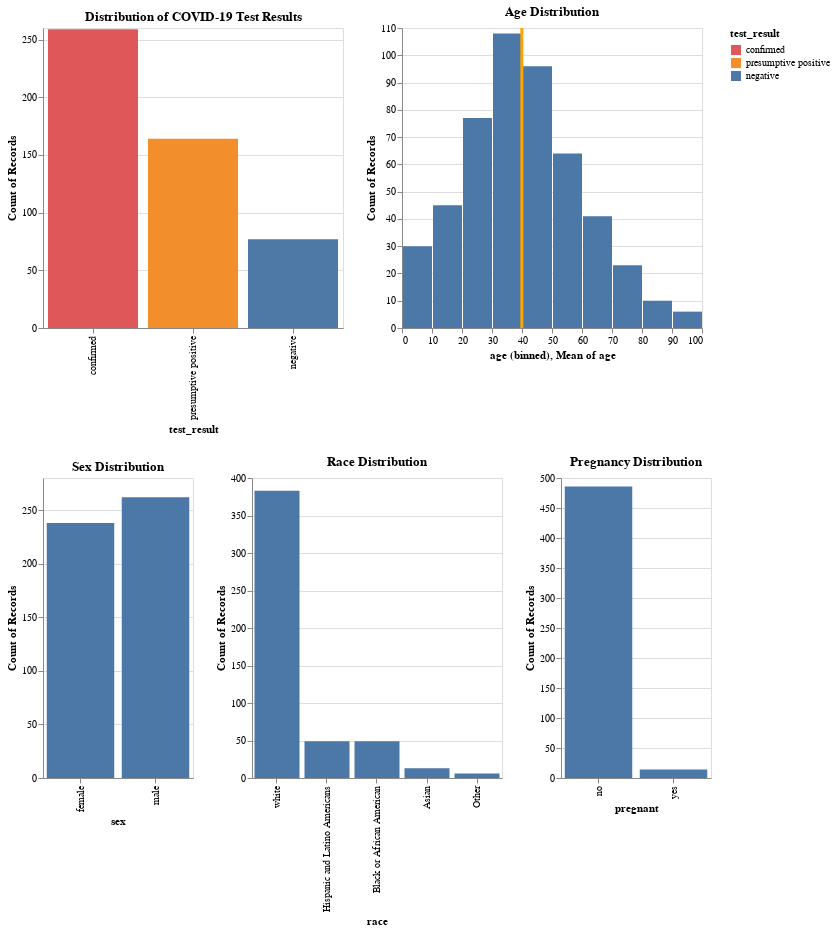

The notebook cell saved with this chart:
### Markdown cell above
### Simple Histograms & Bar Charts
These charts show simple demographic information of people. An orange vertical line in a histogram indicates the mean value.

### Code cell
scale_test_result = alt.Scale(
    domain=["confirmed", "presumptive positive", "negative"],
    range=['#E05759','#F28E2B','#4E79A7']
)

viz_test = alt.Chart(patient).mark_bar().encode(
    x=alt.X('test_result:N', sort="-y"),
    y="count()",
    color=alt.Color('test_result:N', scale=scale_test_result)
).properties(
    title="Distribution of COVID-19 Test Results",
    width=300
)

viz_age = alt.Chart(patient).mark_bar().encode(
    alt.X("age:Q", bin=True, scale=alt.Scale(domain=[0,100])),
    y='count()',
).properties(
    title="Age Distribution",
    width=300
)

rule = alt.Chart(patient).mark_rule(color='orange').encode(
    x='mean(age):Q',
    size=alt.value(3)
)

viz_sex = alt.Chart(patient).mark_bar().encode(
    x="sex:N",
    y='count()',
).properties(
    width=150,
    title="Sex Distribution"
)

viz_race = alt.Chart(patient).mark_bar().encode(
    alt.X("race:N", sort='-y'),
    y='count()',
).properties(
    height=300, 
    width=250,
    title="Race Distribution"
)

viz_pregnant = alt.Chart(patient).mark_bar().encode(
    alt.X("pregnant:N", sort='-y'),
    y='count()',
).properties(
    height=300, 
    width=150,
    title="Pregnancy Distribution"
)

# Render charts
(viz_test | viz_age + rule) & (viz_sex | viz_race | viz_pregnant)

### Figure 1 — Vega-Lite specification as saved in the notebook (floating-point values rounded to 4 significant figures; data arrays with more than 128 entries replaced by an {"elided": "..."} marker saying what was removed)
{"config": {"view": {"continuousWidth": 400, "continuousHeight": 300}}, "vconcat": [{"hconcat": [{"mark": "bar", "encoding": {"color": {"type": "nominal", "field": "test_result", "scale": {"domain": ["confirmed", "presumptive positive", "negative"], "range": ["#E05759", "#F28E2B", "#4E79A7"]}}, "x": {"type": "nominal", "field": "test_result", "sort": "-y"}, "y": {"type": "quantitative", "aggregate": "count"}}, "title": "Distribution of COVID-19 Test Results", "width": 300}, {"layer": [{"mark": "bar", "encoding": {"x": {"type": "quantitative", "bin": true, "field": "age", "scale": {"domain": [0, 100]}}, "y": {"type": "quantitative", "aggregate": "count"}}, "title": "Age Distribution", "width": 300}, {"mark": {"type": "rule", "color": "orange"}, "encoding": {"size": {"value": 3}, "x": {"type": "quantitative", "aggregate": "mean", "field": "age"}}}]}]}, {"hconcat": [{"mark": "bar", "encoding": {"x": {"type": "nominal", "field": "sex"}, "y": {"type": "quantitative", "aggregate": "count"}}, "title": "Sex Distribution", "width": 150}, {"mark": "bar", "encoding": {"x": {"type": "nominal", "field": "race", "sort": "-y"}, "y": {"type": "quantitative", "aggregate": "count"}}, "height": 300, "title": "Race Distribution", "width": 250}, {"mark": "bar", "encoding": {"x": {"type": "nominal", "field": "pregnant", "sort": "-y"}, "y": {"type": "quantitative", "aggregate": "count"}}, "height": 300, "title": "Pregnancy Distribution", "width": 150}]}], "data": {"name": "data-0117613c26066f3a22500fd0040de660"}, "$schema": "https://vega.github.io/schema/vega-lite/v4.0.2.json", "datasets": {"data-0117613c26066f3a22500fd0040de660": {"elided": "500 records"}}}
